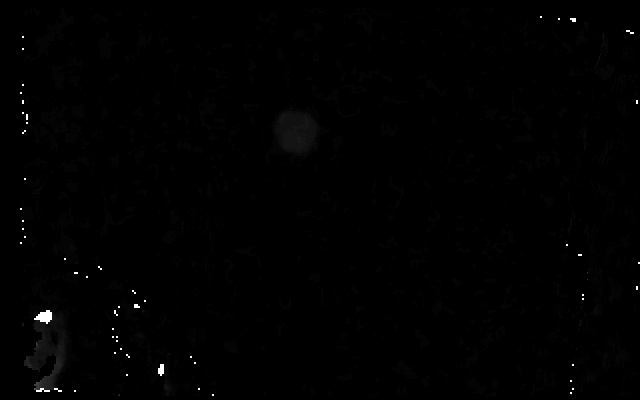
#> input picture object-tracking/Images/DepthImage/frame_1686210461.jpg, 640 x 400 px; its folder holds only this picture in this run
$ jupyter execute DetectionEvaluation.ipynb   (shell and % lines are left out)
#> lines starting #> are read from the running program, lines starting #| are printed output that depends on the picture; after the words box and inside, x2 and y2 are one past the last pixel; in counts of white or black regions, pixels touching at a corner belong together; long printed decimals are rounded
[cell 1]

import cv2
import time
import numpy as np
import csv
import os
import imutils
from matplotlib import pyplot as plt

[cell 2]
# load image data
folder_path = 'Images/DepthImage'
file_prefix = 'frame_'

# Get a list of all files in the folder
files = os.listdir(folder_path)

# Filter the list to only include files with the desired prefix
matching_files = [f for f in files if f.startswith(file_prefix)]


# load ground truth data
csv_path = './Images/groundTruth.csv'

# Open the CSV file and read its contents into a list of tuples
with open(csv_path, 'r') as csvfile:
#> (reads object-tracking/Images/groundTruth.csv from the repository)
    reader = csv.reader(csvfile)
    centres = [tuple(row) for row in reader]


zipped = list(zip(matching_files, centres))
print(zipped)

[cell 3]
def houghTransform(img_path):
    img = cv2.imread(img_path, cv2.IMREAD_GRAYSCALE)
    maskDataRGB = cv2.cvtColor(img, cv2.COLOR_GRAY2RGB)
    blurredCircles = cv2.GaussianBlur(img, (5, 5), 0)
    thresholdCircles = cv2.inRange(
            blurredCircles, 15, 25)
    # plt.imshow(thresholdCircles)
    # Perform Hough Transform for circles
    circles = cv2.HoughCircles(
            thresholdCircles, cv2.HOUGH_GRADIENT, 2, minDist=700, param1=50, param2=30, minRadius=10, maxRadius=30)
    if not circles.any():
        return []
    # Round the x,y coordinates and radius to integers
    circles = np.round(circles[0, :]).astype("int")
    # Calculate centroids using Hough Transform
    centroids_hough = [(x, y) for (x, y, r) in circles]
    for center in centroids_hough:
        cv2.circle(maskDataRGB, center, 5, (0, 0, 255), -1)
        cv2.circle(maskDataRGB, center, 30, (0, 0, 255), 2)
    plt.imshow(maskDataRGB)
    return centroids_hough

[cell 4]
def blobDetection(img_path):
    # Read the image in grayscale
    img = cv2.imread(img_path, cv2.IMREAD_GRAYSCALE)

    # Create a blob detector
    params = cv2.SimpleBlobDetector_Params()

    # Set parameters for the blob detection
    params.minThreshold = 10
    params.maxThreshold = 100
    params.filterByCircularity = False
    params.filterByConvexity = False
    params.filterByInertia = False
    params.filterByArea = True
    params.minArea = 100
    params.maxArea = 10000

    # Create a blob detector with the specified parameters
    detector = cv2.SimpleBlobDetector_create(params)

    # Detect blobs in the image
    keypoints = detector.detect(img)

    # Create an RGB image for visualization
    maskDataRGB = cv2.cvtColor(img, cv2.COLOR_GRAY2RGB)

    # Draw circles around the detected blobs
    for keypoint in keypoints:
        x, y = np.round(keypoint.pt).astype(int)
        cv2.circle(maskDataRGB, (x, y), 5, (0, 0, 255), -1)
        cv2.circle(maskDataRGB, (x, y), 30, (0, 0, 255), 2)
    # Extract centroids from keypoints
    centroids_blob = [(int(keypoint.pt[0]), int(keypoint.pt[1])) for keypoint in keypoints]

    return centroids_blob

[cell 5]
def contourDetection(img_path):
    img = cv2.imread(img_path, cv2.IMREAD_GRAYSCALE)
    blurredCircles = cv2.GaussianBlur(img, (5, 5), 0)
    thresholdCircles = cv2.inRange(
            blurredCircles, 15, 25)
    # find contours
    contoursObject = cv2.findContours(thresholdCircles, cv2.RETR_EXTERNAL,
        cv2.CHAIN_APPROX_SIMPLE)

    contoursObject = imutils.grab_contours(contoursObject)

    maskDataRGB = cv2.cvtColor(img, cv2.COLOR_GRAY2RGB)
    centres = []
    # remove contours that are the wrong size
    for i in range(len(contoursObject)-1, -1, -1):
        ((x, y), radius) = cv2.minEnclosingCircle(
            contoursObject[i])
        if radius < 15:
            del contoursObject[i]
        else:
            M = cv2.moments(contoursObject[i])
            centre = (int(M["m10"] / M["m00"]),
                        int(M["m01"] / M["m00"]))
            centres.append(centre)
            # draw the contours we are interested in
            cv2.circle(maskDataRGB, (int(x), int(y)), int(radius),
                    (0, 255, 255), 2)
            cv2.circle(maskDataRGB, centre, 5, (0, 0, 255), -1)

    # plt.imshow(maskDataRGB)
    return centres

[cell 6]
def improvedContours(img_path):
    # obtain the filtered circles
    filteredData = cv2.imread(img_path, cv2.IMREAD_GRAYSCALE)
    blurredCircles = cv2.GaussianBlur(filteredData, (5, 5), 0)
    thresholdCircles = cv2.inRange(
            blurredCircles, 15, 25)
    # perform dilations and erosions to remove small blobs left in the mask
    maskCircles = cv2.erode(
        thresholdCircles, None, iterations=2)

    # find contours in the mask and initialize the current
    # (x, y) centre of the ball
    contoursObject = cv2.findContours(maskCircles.copy(), cv2.RETR_EXTERNAL,
        cv2.CHAIN_APPROX_SIMPLE)
    contoursObject = imutils.grab_contours(contoursObject)

    maskDataRGB = cv2.cvtColor(maskCircles, cv2.COLOR_GRAY2RGB)
    centres = []
    # remove contours that are the wrong size
    for i in range(len(contoursObject)-1, -1, -1):
        ((x, y), radius) = cv2.minEnclosingCircle(
            contoursObject[i])
        if radius < 15  or radius > 20:
            del contoursObject[i]
        else:
            M = cv2.moments(contoursObject[i])
            centre = (int(M["m10"] / M["m00"]),
                        int(M["m01"] / M["m00"]))
            centres.append(centre)
            # draw the contours we are interested in
            cv2.circle(maskDataRGB, (int(x), int(y)), int(radius),
                    (0, 255, 255), 2)
            cv2.circle(maskDataRGB, centre, 5, (0, 0, 255), -1)
    # plt.imshow(maskDataRGB)
    return centres

[cell 7]
def evaluate(zipped, prefix):
    mse_hough_total = 0
    hough_time = 0
    mse_moments_total = 0
    moments_time = 0
    mse_improved_moments_total = 0
    improved_moments_time = 0
    num_items = len(zipped)
    for img_details in zipped:
        img_path = prefix+img_details[0]
        ground_truth = np.array([int(x) for x in img_details[1]])
        # Calculate centroids
        start_time = time.time()
        centroids_hough = houghTransform(img_path)
        hough_time+=(time.time() - start_time)
        start_time = time.time()
        centroids_moments = contourDetection(img_path)
        moments_time+=(time.time() - start_time)
        start_time = time.time()
        centroids_improved_moments = improvedContours(img_path)
        improved_moments_time+=(time.time() - start_time)
        # Compute the mean squared error between the two methods
        mse_hough = np.mean(np.square(np.array(centroids_hough) - ground_truth))
        mse_moments = np.mean(np.square(np.array(centroids_moments) - ground_truth))
        mse_improved_moments= np.mean(np.square(np.array(centroids_improved_moments) - ground_truth))

        mse_hough_total+=mse_hough
        mse_moments_total+=mse_moments
        mse_improved_moments_total+=mse_improved_moments

    hough_time /= num_items
    moments_time /= num_items
    improved_moments_time /= num_items
    mse_hough_total /= num_items
    mse_moments_total /= num_items
    mse_improved_moments_total /= num_items

    print("Evaluation metrics: ")
    print("Hough: ", mse_hough_total, "px in ", hough_time, "s")
    print("Moments: ", mse_moments_total, "px in ", moments_time, "s")
    print("Improved Moments: ", mse_improved_moments_total, "px in ", improved_moments_time, "s")

[cell 8]
evaluate(zipped, "Images/DepthImage/")
#> in houghTransform, img is the input picture: shape (400, 640); min 0, max 255, mean 1.3
#> in houghTransform, `thresholdCircles = cv2.inRange( blurredCircles, 15, 25)`:
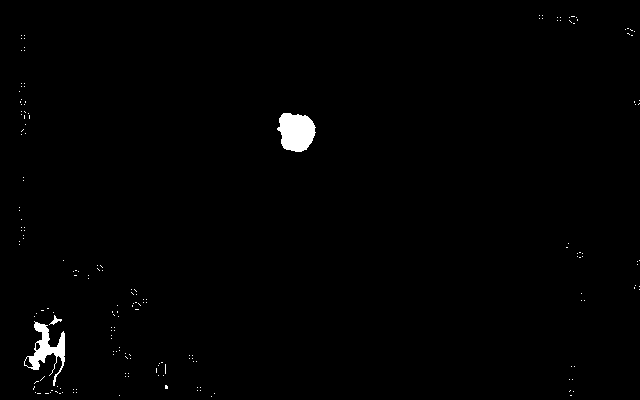
#> thresholdCircles: shape (400, 640); 0.91% white; 183 white regions (180 under 20 px)
#> in houghTransform, `circles = cv2.HoughCircles( thresholdCircles, cv2.HOUGH_GRADIENT, 2, m..`: circles = [[297, 131, 18]]
#> in houghTransform, `centroids_hough = [(x, y) for (x, y, r) in circles]`: centroids_hough = [(297, 131)]
#> the loop in houghTransform, `for center in centroids_hough:` made 1 pass
#> after the loop in houghTransform, `for center in centroids_hough:`:
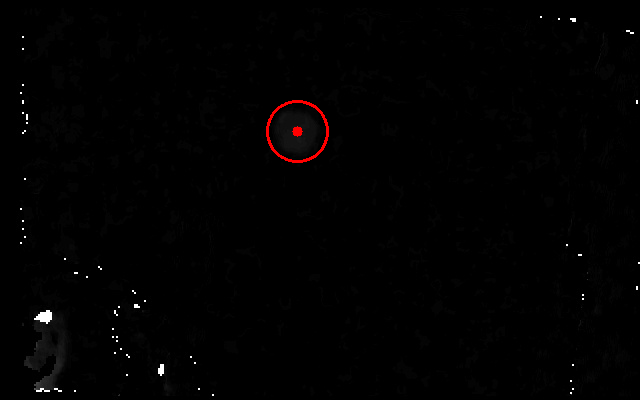
#> maskDataRGB: shape (400, 640, 3); 0.25% of pixels changed, all inside (x1, y1, x2, y2) = (266, 100, 329, 163)
#> in contourDetection, `contoursObject = cv2.findContours(thresholdCircles, cv2.RETR_EXTERNAL,..`: contoursObject = 183 contours, 180 with area under 20; largest, box (x1, y1, x2, y2) and area: (277, 113, 316, 152) 1085, (24, 321, 65, 386) 770, (49, 315, 62, 325) 29
#> the loop in contourDetection, `for i in range(len(contoursObject)-1, -1, -1):` made 183 passes
#> (i, x, y, radius, centre) on pass 45: (138, 294.5, 131, 21.36, (295, 131))
#> (x, y, radius, centre) on pass 119: (44, 353, 33.53, (44, 348))
#> after the loop in contourDetection, `for i in range(len(contoursObject)-1, -1, -1):`:
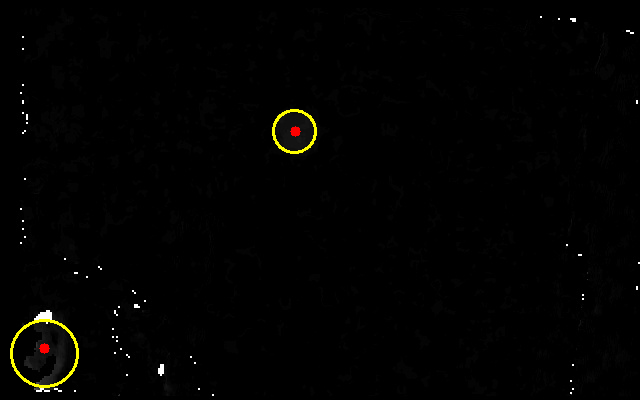
#> maskDataRGB: shape (400, 640, 3); 0.47% of pixels changed, all inside (x1, y1, x2, y2) = (10, 109, 317, 388)
#> after the loop in contourDetection, `for i in range(len(contoursObject)-1, -1, -1):`: centres = [(295, 131), (44, 348)]
#> in improvedContours, `maskCircles = cv2.erode( thresholdCircles, None, iterations=2)`:
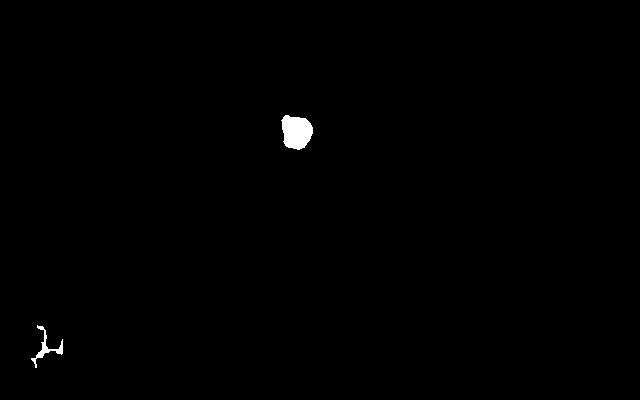
#> maskCircles: shape (400, 640); 0.43% white; 2 white regions
#> in improvedContours, `contoursObject = cv2.findContours(maskCircles.copy(), cv2.RETR_EXTERNA..`: contoursObject = 2 contours; box (x1, y1, x2, y2) and area: (281, 115, 313, 150) 790, (31, 325, 63, 368) 184
#> in improvedContours, `maskDataRGB = cv2.cvtColor(maskCircles, cv2.COLOR_GRAY2RGB)`: maskDataRGB: shape (400, 640, 3); 0.43% white; 2 white regions, box (x1, y1, x2, y2) and area: (281, 115, 313, 150) 840, (31, 325, 63, 368) 262
#> the loop in improvedContours, `for i in range(len(contoursObject)-1, -1, -1):` made 2 passes
#> (x, y, radius, centre) on pass 1: (294.5, 131, 18.61, (296, 131))
#> (i, x, y, radius) on pass 2: (0, 41.51, 346.3, 21.74)
#> after the loop in improvedContours, `for i in range(len(contoursObject)-1, -1, -1):`:
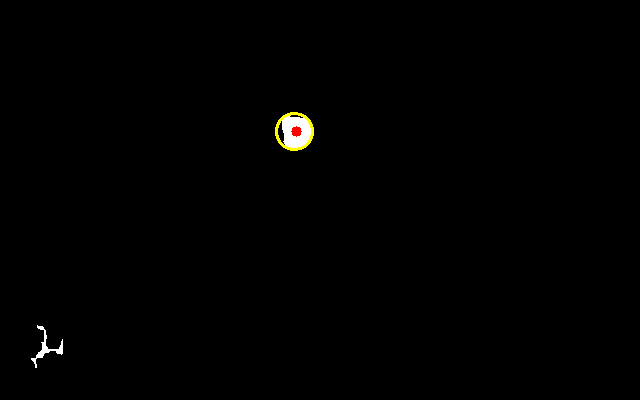
#> maskDataRGB: shape (400, 640, 3); mean B, G, R 0.9, 1.3, 1.4
#> after the loop in improvedContours, `for i in range(len(contoursObject)-1, -1, -1):`: centres = [(296, 131)]
#> in evaluate, `mse_hough = np.mean(np.square(np.array(centroids_hough) - ground_truth))`: mse_hough = 100
#> in evaluate, `mse_moments = np.mean(np.square(np.array(centroids_moments) - ground_t..`: mse_moments = 28065.5
#> in evaluate, `mse_improved_moments= np.mean(np.square(np.array(centroids_improved_mo..`: mse_improved_moments = 110.5
#> in evaluate, `mse_hough_total+=mse_hough`: mse_hough_total = 100
#> in evaluate, `mse_moments_total+=mse_moments`: mse_moments_total = 28065.5
#> in evaluate, `mse_improved_moments_total+=mse_improved_moments`: mse_improved_moments_total = 110.5
#| Hough:  100.0 px in  0.1407 s
#| Moments:  28065.5 px in  0.08398 s
#| Improved Moments:  110.5 px in  0.05365 s
